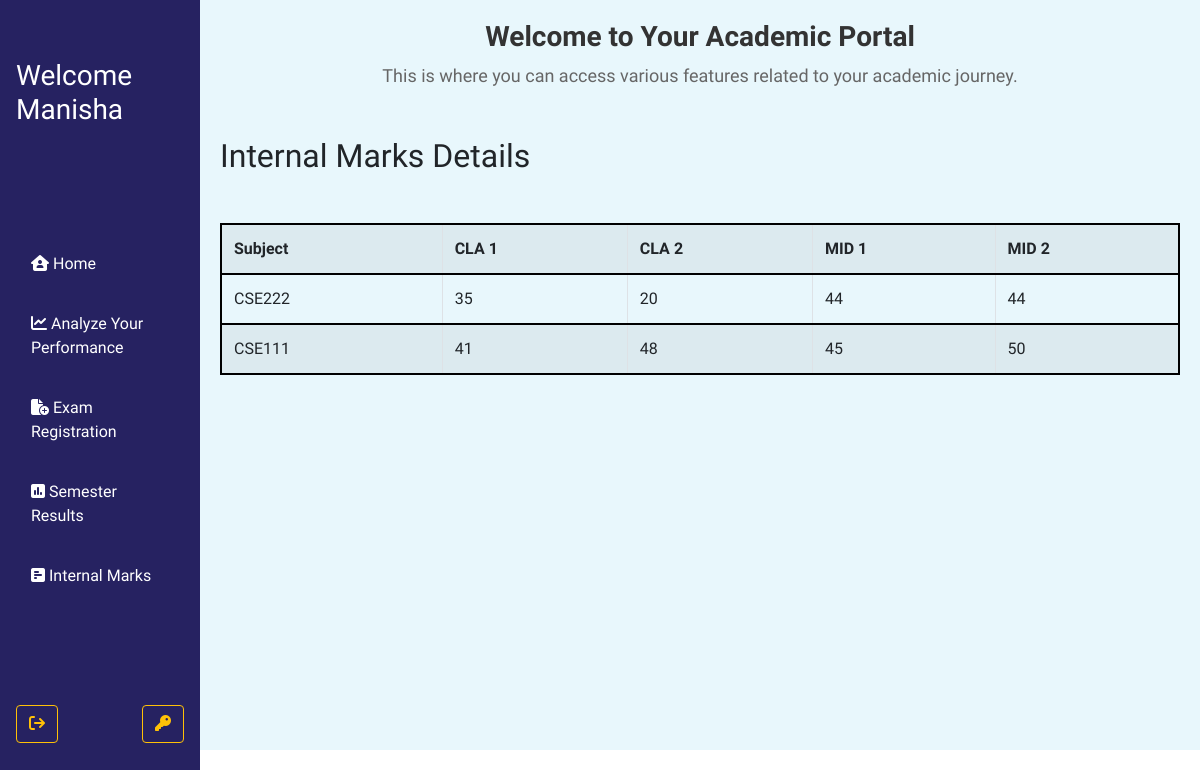
The app's page /im/1 with its own data.
### App1/models.py (models this page shows)
class Student_details(models.Model):
	fname=models.CharField(max_length=40)
	lname=models.CharField(max_length=40)
	reg_no=models.CharField(max_length=55,unique=True)
	dept=models.CharField(max_length=10)
	pw=models.CharField(max_length=40)

class marks(models.Model):
	s_id=models.IntegerField()
	course_id=models.CharField(max_length=6)
	cla1_marks=models.IntegerField()
	cla2_marks=models.IntegerField()
	mid1_marks=models.IntegerField()
	mid2_marks=models.IntegerField()
	endsem_marks=models.IntegerField()

### App1/views.py (the view)
# urls.py: path('im/<int:id>',views.im,name='int-marks'),
def im(request,id):
	ob=Student_details.objects.get(id=id)
	ml=marks.objects.filter(s_id=id)
	return render(request,'im.html',{'id':id,'ob':ob,'ml':ml})

### App1/templates/im.html
{% extends 'st_home.html' %}
{% block content %}
<h2 class="my-5">Internal Marks Details</h2>
<table class="table table-bordered table-hover table-striped">
	<tr>
		<th>Subject</th>
		<th>CLA 1</th>
		<th>CLA 2</th>
		<th>MID 1</th>
		<th>MID 2</th>
	</tr>
	{% for stu in ml %}
	<tr>
		<td>{{stu.course_id}}</td>
		<td>{{stu.cla1_marks}}</td>
		<td>{{stu.cla2_marks}}</td>
		<td>{{stu.mid1_marks}}</td>
		<td>{{stu.mid2_marks}}</td>
	</tr>
	{% endfor %}
</table>
{% endblock %}

### App1/templates/st_home.html (shortened to what this page needs)
<!DOCTYPE html>
<html lang="en">
<head>
<link rel="stylesheet" href="https://stackpath.bootstrapcdn.com/bootstrap/4.5.2/css/bootstrap.min.css">
<link rel="stylesheet" href="https://cdnjs.cloudflare.com/ajax/libs/font-awesome/6.5.2/css/all.min.css" />
</head>
<body>
<nav class="navbar">
  <h3 class="text-white">Welcome {{ob.fname}}</h3>
  <ul class="navbar-nav">
    <li class="nav-item">
      <a class="nav-link" href="{% url 'shome' id %}"><i class="fa-solid fa-house-user"></i> Home</a>
    </li>
    <li class="nav-item">
      <a class="nav-link" href="{% url 'schedule' id %}"><i class="fa-solid fa-chart-line"></i> Analyze Your Performance</a>
    </li>
    <li class="nav-item">
      <a class="nav-link" href="{% url 'exam-reg' id %}"><i class="fa-solid fa-file-circle-plus"></i> Exam Registration</a>
    </li>
    <li class="nav-item">
      <a class="nav-link" href="{% url 'sem-res' id %}"><i class="fa-solid fa-square-poll-vertical"></i> Semester Results</a>
    </li>
    <li class="nav-item">
      <a class="nav-link" href="{% url 'int-marks' id %}"><i class="fa-solid fa-square-poll-horizontal"></i> Internal Marks</a>
    </li>
  </ul>
  <button type="button" id="redirectButton" class="btn btn-outline-warning"><i class="fa-solid fa-arrow-right-from-bracket"></i> </button>
  <button type="button" id="cpbutton" class="btn btn-outline-warning"><i class="fa-solid fa-key"></i> </button>
</nav>
<div class="main-content">
  <h2 id="animated-heading" class="text-center">Welcome to Your Academic Portal</h2>
  <p id="animated-paragraph" class="text-center">This is where you can access various features related to your academic journey.</p>
  {% block content %}
  {% endblock %}
</div>
</body>
</html>

### App1/templates/st_home.html (style rules this page uses)
body { font-family: "Tenor Sans", sans-serif; font-weight: 400; font-style: normal; }
.navbar { height: 100vh; width: 200px; position: fixed; padding-top: 10px; background-color: #262261; color: white; }
.navbar-nav .nav-item { padding: 10px 15px; }
.navbar a { color: white; }
.main-content { margin-left: 200px; padding: 20px; background-color: #e8f7fc; height: 750px; }
#animated-heading { font-size: 28px; font-weight: bold; color: #333; animation: slideRight 2s linear forwards; }
#animated-paragraph { font-size: 18px; color: #666; animation: slideLeft 2s linear forwards; }
.table-bordered { border: 2px solid black; }
.table-bordered tr,td,th { border: 2px solid black; }

### records on screen
Student_details: fname "Manisha"
marks: course_id "CSE222", cla1_marks "35", cla2_marks "20", mid1_marks "44", mid2_marks "44"
marks: course_id "CSE111", cla1_marks "41", cla2_marks "48", mid1_marks "45", mid2_marks "50"
